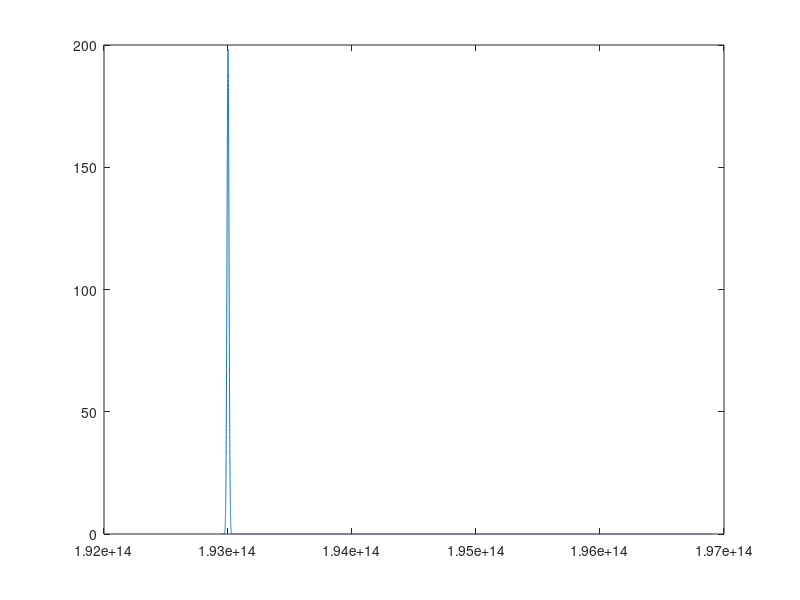
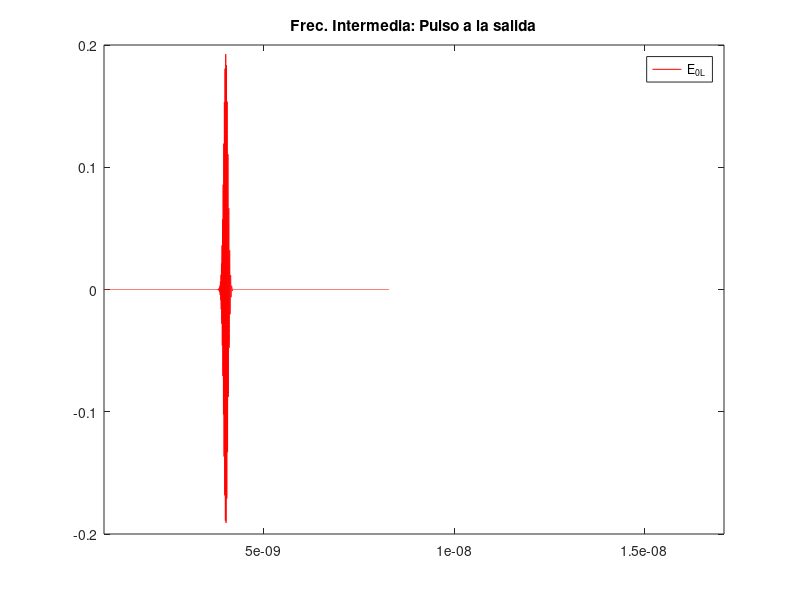

Here is the MATLAB script that generated these plots, in order:
%%%% CODIGO CLASE 1/12 - FRECUENCIA INTERMEDIA %%%%

%% 0.- Inicializacion variables
clear, clc
% Constates
c = 2.99793e8;
f_0 = 193e12;
C = 0;

% Tratamiento digital de senal - Estructura de datos
N_freq = 2.^16; 
f_i = linspace(f_0-0.055e12, f_0+3.9e12, N_freq+1).'; 
f_i_FI = f_i-f_i(1,1);  % Cambio de variable para formalismo frec. interm.
f_max = f_i(length(f_i),1)-f_i(1,1); 
f_muestreo = f_i(2,1)-f_i(1,1);

t_muestreo = 1./(2.*f_max);
t_i = t_muestreo.*(0:1:N_freq).';

%% 1.- Definicion senal entrada dominio tiempo

% Parametros de entrada
A_0 = 1;
tau_0 = 20e-12;
tau_d = 4000e-12; % Factor de desplazamiento si fuera necesario

% Con chirp
e_t_0 = A_0.*exp(-(t_i-tau_d).^2./(2*tau_0.^2)).*cos(2.*pi.*(f_0-f_i(1,1)).*(t_i-tau_d)-C.*((t_i-tau_d).^2)./(2*tau_0.^2));
%e_t_0 = A_0.*exp((-(1+jC).*(t_i-tau_d).^2).*inv(2*tau_0.^2)).*cos(2.*pi.*(f_0-f_i(1,1)).*(t_i-tau_d));

%e_t_0 = A_0.*exp(-(t_i-tau_d).^2.*inv(2*tau_0.^2)).*cos(2.*pi.*(f_0-f_i(1,1)).*(t_i-tau_d));

% En el dominio frecuencial
E_f_0 = fft(e_t_0,2*N_freq); % Dos veces N_freq para meter las frec. negativas
E_f_0 = E_f_0(1:N_freq+1,1); % Deshago lo de tener el doble de puntos

%% Representacion temporal
figure(2), plot(t_i, e_t_0); 
set(gca,'Xlim',[3.8e-9 4.2e-9])
% Ahora tenemos una amplitud compleja que tiene modulo y fase, sin embargo
% a la entrada solo tengo modulo

%% Representacion frecuencial
figure(2), plot(f_i,abs(E_f_0))

%% 2.- Medio dispersivo: Parametros fibra optica

alfa_0 = 0.2; % dB/km
alfa_0_un = 0.1*log(10)*alfa_0/1000; % m^-1, necesito unidades naturales

n = 1.452;               % indice de grupo
L = 50e3;                % Longitud: en metros
v_grupo = c/n;
t_grupo = L/v_grupo;
beta_0_1 = 0;
beta_0_2 = -20e-24*1e-3; %ps^2/km

% H(L,-w) = H*(L,w) (Conjugado)
% Desprecio beta0 (afecta a todo igual y se quita)
% Desprecio beta0' porque me moveria la ventana. Si lo necesito despues
% puedo tener en cuenta el tg (minuto 06:30) - Por si acaso

H_f_L = exp(-0.5*alfa_0_un*L).*exp(-1i*beta_0_1*L*2*pi*(f_i-f_0)).*exp(-1i*0.5.*beta_0_2*L*(2*pi*(f_i-f_0)).^2);

%% Representacion funcion transferencia
%figure, plot(f_i, abs(H_f_L)) % Modulo de la funcion de transferencia
%figure, plot(f_i, unwrap(angle(H_f_L))) % Modulo de la funcion de transferencia
%set(gca,'Xlim',[f_0-1e12 f_0+1e12])
% La dependecia de la fase de la funcion de transferencia con respecto a la
% fase es cuadratica. Como el tiempo de grupo es la derivada de esta fase
% respecto a w, el tiempo de grupo es lineal respecto a omega.

%% Senal a la salida en el dominio frecuencia
E_f_L = E_f_0 .* H_f_L;

%% Calculo senal salida dominio tiempo
e_t_L = real(ifft([ E_f_L; conj(E_f_L(N_freq:-1:2,1)) ]));
e_t_L = e_t_L(1:N_freq+1,1);

%% Representacion
%figure, plot(t_i,e_t_0), hold on
figure(3)
plot(t_i,e_t_L,'r')
set(gca,'Xlim',[3.5e-9 4.5e-9])
legend('E_0_L')
title('Frec. Intermedia: Pulso a la salida')